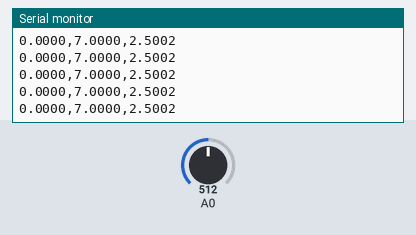
Simulated run of this sketch. Board: Arduino Uno R4 Minima. Shown: the last lines printed to the serial monitor. Inputs (shaded band) come from the test bench; at power-on: A0 = 512 (analog values on the 0–1023 scale).

Above: at 1.2 s.
1.3 s: A0 set to 716
At 2.4 s:
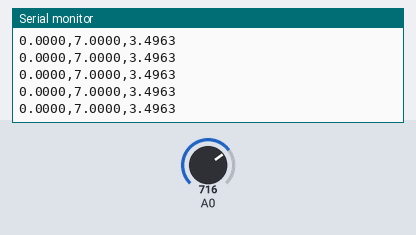
2.8 s: A0 set to 900
At 3.8 s:
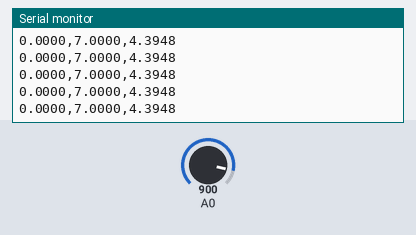
Timing chart, 0 to 5.8 s (numbered marks = the images above; inputs shaded):
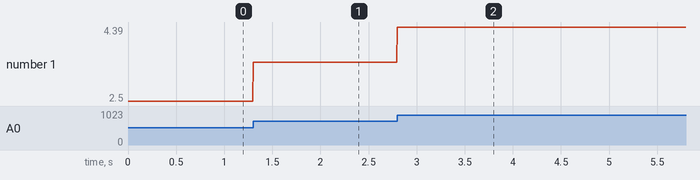

The sketch:

A0_Capture_Arduino_Code.ino
```cpp
/*
 * UNO R4 — 200 Hz CSV stream for live_plot.py
 * Line format: 0,7,v_a0  (refs + A0 only, 0–5 V ADC scale)
 */
#include <Arduino.h>

const unsigned long SAMPLE_HZ = 200;
const unsigned long SAMPLE_INTERVAL_US = 1000000UL / SAMPLE_HZ;  // 5000 µs
const int ADC_BITS = 14;
const int ADC_MAX = (1 << ADC_BITS) - 1;
const float ADC_REF_VOLTS = 5.0f;

void setup() {
  Serial.begin(115200);
  analogReadResolution(ADC_BITS);
}

void loop() {
  static unsigned long nextTick = micros();

  unsigned long now = micros();
  if ((long)(now - nextTick) < 0) {
    return;
  }
  nextTick += SAMPLE_INTERVAL_US;

  int r0 = analogRead(A0);
  float v0 = (r0 / (float)ADC_MAX) * ADC_REF_VOLTS;

  Serial.print(0.0f, 4);
  Serial.print(',');
  Serial.print(7.0f, 4);
  Serial.print(',');
  Serial.println(v0, 4);
}
```

Measured:
- after the input at 1.3 s, the serial monitor: prints a new line at once (image 1)
- after the input at 2.8 s, the serial monitor: prints a new line at once (image 2)
- plotted number 1: 2.5 → 3.5 after the input at 1.3 s, 3.5 → 4.39 after the input at 2.8 s
